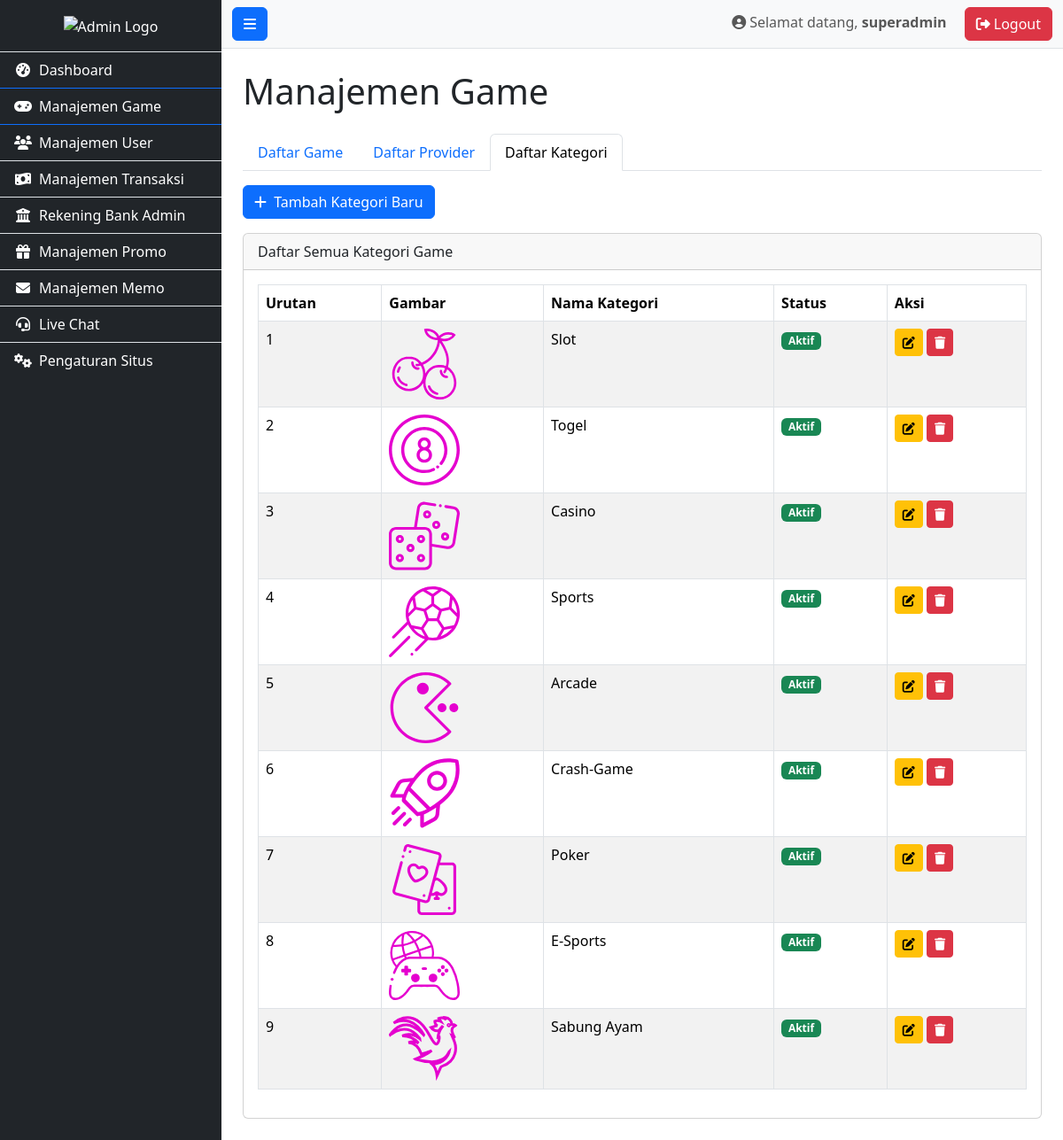
The app's page /admin/manage_games.php?tab=categories (signed in) with its own data.
### tables this page shows
CREATE TABLE `categories` (
  `id` int(11) NOT NULL,
  `name` varchar(100) NOT NULL,
  `image` varchar(255) DEFAULT NULL,
  `icon_class` varchar(50) DEFAULT 'fas fa-gamepad',
  `sort_order` int(11) NOT NULL DEFAULT 0,
  `is_active` tinyint(1) NOT NULL DEFAULT 1
);

### includes/site_config.php (called while the page is built, shortened)
<?php
$settings_result = $conn->query("SELECT setting_name, setting_value FROM site_settings");
$settings = [];
if ($settings_result) {
    while ($row = $settings_result->fetch_assoc()) {
        $settings[$row['setting_name']] = $row['setting_value'];
    }
}

### admin/manage_games.php (the view, shortened to what this page needs)
<?php
$page_title = "Manajemen Game";
require_once 'includes/header.php';
require_once 'includes/sidebar.php';
$active_tab = isset($_GET['tab']) ? $_GET['tab'] : 'games';
?>
<h1 class="mb-4"><?php echo $page_title; ?></h1>
<ul class="nav nav-tabs mb-3">
    <li class="nav-item"><a class="nav-link <?php echo ($active_tab == 'games') ? 'active' : ''; ?>" href="manage_games.php?tab=games">Daftar Game</a></li>
    <li class="nav-item"><a class="nav-link <?php echo ($active_tab == 'providers') ? 'active' : ''; ?>" href="manage_games.php?tab=providers">Daftar Provider</a></li>
    <li class="nav-item"><a class="nav-link <?php echo ($active_tab == 'categories') ? 'active' : ''; ?>" href="manage_games.php?tab=categories">Daftar Kategori</a></li>
</ul>
<div class="tab-content">
    <?php if ($active_tab == 'categories'): ?>
        <div class="tab-pane fade show active">
            <div class="mb-3"><a href="add_category.php" class="btn btn-primary"><i class="fas fa-plus me-1"></i> Tambah Kategori Baru</a></div>
            <div class="card">
                <div class="card-header">Daftar Semua Kategori Game</div>
                <div class="card-body">
                    <div class="table-responsive">
                        <table class="table table-bordered table-striped">
                            <thead>
                                <tr>
                                    <th>Urutan</th>
                                    <th>Gambar</th>
                                    <th>Nama Kategori</th>
                                    <th>Status</th>
                                    <th>Aksi</th>
                                </tr>
                            </thead>
                            <tbody>
                                <?php
                                $categories_result = $conn->query("SELECT * FROM categories ORDER BY sort_order ASC, id ASC");
                                if ($categories_result && $categories_result->num_rows > 0):
                                    while ($row = $categories_result->fetch_assoc()): ?>
                                        <tr>
                                            <td><?php echo $row['sort_order']; ?></td>
                                            <td><img src="../assets/images/categories/<?php echo htmlspecialchars($row['image']); ?>" width="80" onerror="this.src='https://placehold.co/80x80/EEE/31343C?text=No+Image';"></td>
                                            <td><?php echo htmlspecialchars($row['name']); ?></td>
                                            <td><span class="badge bg-<?php echo ($row['is_active'] == 1) ? 'success' : 'danger'; ?>"><?php echo ($row['is_active'] == 1) ? 'Aktif' : 'Tidak Aktif'; ?></span></td>
                                            <td>
                                                <a href="edit_category.php?id=<?php echo $row['id']; ?>" class="btn btn-sm btn-warning" title="Ubah"><i class="fas fa-edit"></i></a>
                                                <a href="delete_category.php?id=<?php echo $row['id']; ?>" class="btn btn-sm btn-danger" title="Hapus" onclick="return confirm('Yakin ingin menghapus kategori ini?');"><i class="fas fa-trash"></i></a>
                                            </td>
                                        </tr>
                                <?php endwhile;
                                endif; ?>
                            </tbody>
                        </table>
                    </div>
                </div>
            </div>
        </div>
    <?php endif; ?>
</div>
<?php $conn->close();
require_once 'includes/footer.php'; ?>

### admin/includes/header.php (shortened to what this page needs)
<?php
require_once __DIR__ . '/../../includes/db_connect.php';
require_once __DIR__ . '/../../includes/site_config.php';
?>
<!DOCTYPE html>
<html lang="id">
<head>
    <link href="https://cdn.jsdelivr.net/npm/bootstrap@5.3.3/dist/css/bootstrap.min.css" rel="stylesheet">
    <link rel="stylesheet" href="https://cdnjs.cloudflare.com/ajax/libs/font-awesome/6.5.2/css/all.min.css">
    <link rel="stylesheet" href="assets/css/admin_style.css">
</head>
<body>
    <div class="d-flex" id="wrapper">

### admin/includes/sidebar.php
<?php
$current_page = basename($_SERVER['PHP_SELF']);
?>
<div class="bg-dark border-right" id="sidebar-wrapper">
    <div class="sidebar-heading text-white p-3 border-bottom text-center">
        <img src="../assets/images/<?php echo htmlspecialchars($settings['admin_logo'] ?? 'logo-admin.png'); ?>" alt="Admin Logo" style="height: 35px;">
    </div>
    <div class="list-group list-group-flush">
        <a href="dashboard.php" class="list-group-item list-group-item-action bg-dark text-white <?php echo ($current_page == 'dashboard.php') ? 'active' : ''; ?>">
            <i class="fas fa-tachometer-alt fa-fw me-2"></i>Dashboard
        </a>
        <a href="manage_games.php" class="list-group-item list-group-item-action bg-dark text-white <?php echo (in_array($current_page, ['manage_games.php', 'add_bulk_games.php', 'edit_game.php', 'add_provider.php', 'edit_provider.php', 'add_category.php', 'edit_category.php'])) ? 'active' : ''; ?>">
            <i class="fas fa-gamepad fa-fw me-2"></i>Manajemen Game
        </a>
        <a href="manage_users.php" class="list-group-item list-group-item-action bg-dark text-white <?php echo (in_array($current_page, ['manage_users.php', 'edit_user.php', 'view_user_banks.php', 'edit_user_bank.php'])) ? 'active' : ''; ?>">
            <i class="fas fa-users fa-fw me-2"></i>Manajemen User
        </a>
        <a href="manage_transactions.php" class="list-group-item list-group-item-action bg-dark text-white <?php echo ($current_page == 'manage_transactions.php') ? 'active' : ''; ?>">
            <i class="fas fa-money-bill-wave fa-fw me-2"></i>Manajemen Transaksi
        </a>
        <a href="manage_accounts.php" class="list-group-item list-group-item-action bg-dark text-white <?php echo (in_array($current_page, ['manage_accounts.php', 'edit_account.php'])) ? 'active' : ''; ?>">
            <i class="fas fa-university fa-fw me-2"></i>Rekening Bank Admin
        </a>
        <a href="manage_promo.php" class="list-group-item list-group-item-action bg-dark text-white <?php echo (in_array($current_page, ['manage_promo.php', 'add_promo.php', 'edit_promo.php'])) ? 'active' : ''; ?>">
            <i class="fas fa-gift fa-fw me-2"></i>Manajemen Promo
        </a>
        <a href="manage_memos.php" class="list-group-item list-group-item-action bg-dark text-white <?php echo ($current_page == 'manage_memos.php') ? 'active' : ''; ?>">
            <i class="fas fa-envelope fa-fw me-2"></i>Manajemen Memo
        </a>
        <a href="manage_livechat.php" class="list-group-item list-group-item-action bg-dark text-white <?php echo ($current_page == 'manage_livechat.php') ? 'active' : ''; ?>">
            <i class="fas fa-headset fa-fw me-2"></i>Live Chat
        </a>
        <a href="site_settings.php" class="list-group-item list-group-item-action bg-dark text-white <?php echo ($current_page == 'site_settings.php') ? 'active' : ''; ?>">
            <i class="fas fa-cogs fa-fw me-2"></i>Pengaturan Situs
        </a>
    </div>
</div>
<div id="page-content-wrapper">
    <nav class="navbar navbar-expand-lg navbar-light bg-light border-bottom">
        <div class="container-fluid">
            <button class="btn btn-primary" id="menu-toggle"><i class="fas fa-bars"></i></button>
            <div class="ms-auto">
                <span class="navbar-text me-3">
                    <i class="fas fa-user-circle me-1"></i>Selamat datang, <strong><?php echo htmlspecialchars($_SESSION['admin_username']); ?></strong>
                </span>
                <a href="logout.php" class="btn btn-danger">
                    <i class="fas fa-sign-out-alt me-1"></i>Logout
                </a>
            </div>
        </div>
    </nav>
    <div class="container-fluid p-4">

### admin/includes/footer.php (shortened to what this page needs)
</div>
</div>
</div>
</body>
</html>

### admin/assets/css/admin_style.css (style rules this page uses)
#wrapper { display: flex; transition: all 0.3s ease; }
#sidebar-wrapper { min-height: 100vh; width: 250px; margin-left: 0; transition: margin 0.3s ease; flex-shrink: 0; }
#page-content-wrapper { flex-grow: 1; min-width: 0; }

### records on screen
categories: sort_order "1", image (picture), name "Slot", is_active "Aktif"
categories: sort_order "2", image (picture), name "Togel", is_active "Aktif"
categories: sort_order "3", image (picture), name "Casino", is_active "Aktif"
categories: sort_order "4", image (picture), name "Sports", is_active "Aktif"
categories: sort_order "5", image (picture), name "Arcade", is_active "Aktif"
categories: sort_order "6", image (picture), name "Crash-Game", is_active "Aktif"
categories: sort_order "7", image (picture), name "Poker", is_active "Aktif"
categories: sort_order "8", image (picture), name "E-Sports", is_active "Aktif"
categories: sort_order "9", image (picture), name "Sabung Ayam", is_active "Aktif"

### other values on screen
$_SESSION['admin_username'] "superadmin"
$page_title "Manajemen Game"
